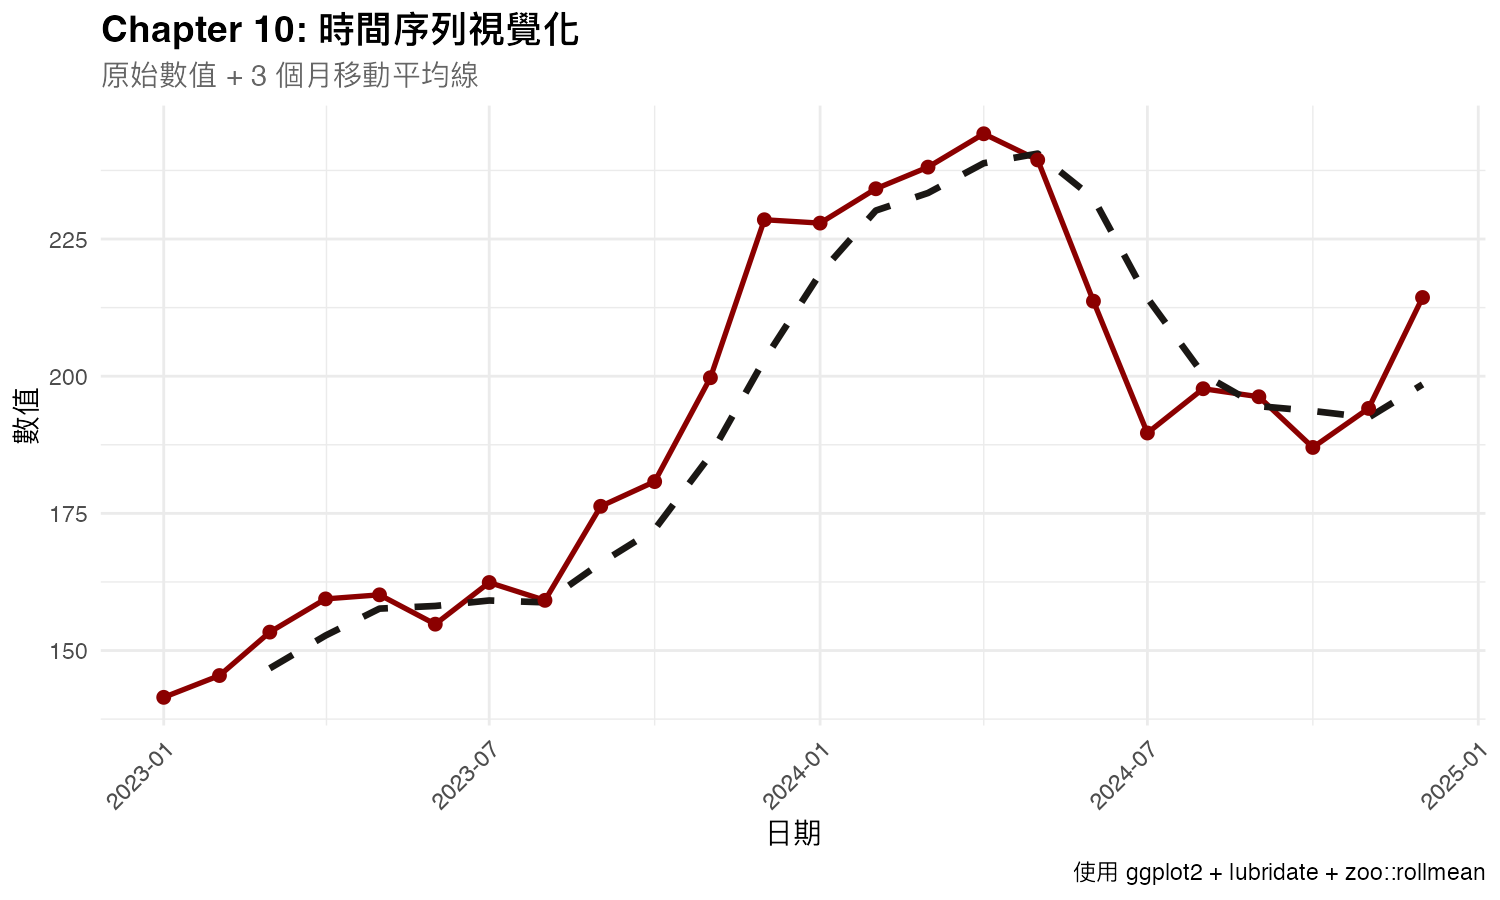

R code for this plot:
# Chapter 10: 時間序列視覺化示範
library(ggplot2)
library(dplyr)
library(lubridate)

set.seed(42)

# 模擬 24 個月時間序列資料
dates <- seq(as.Date("2023-01-01"), by = "month", length.out = 24)
values <- 120 + cumsum(rnorm(24, 3, 8)) + 15 * sin(2 * pi * (1:24) / 12)

df <- data.frame(
  date = dates,
  value = values
)

# 計算 3 個月移動平均
df <- df %>%
  mutate(
    ma3 = zoo::rollmean(value, k = 3, fill = NA, align = "right"),
    month = month(date, label = TRUE)
  )

# 繪圖
p <- ggplot(df, aes(x = date)) +
  geom_line(aes(y = value), color = "#8B0000", linewidth = 1.2) +
  geom_line(aes(y = ma3), color = "#1a1714", linewidth = 1.5, linetype = "dashed") +
  geom_point(aes(y = value), color = "#8B0000", size = 2.5) +
  labs(
    title = "Chapter 10: 時間序列視覺化",
    subtitle = "原始數值 + 3 個月移動平均線",
    x = "日期", y = "數值",
    caption = "使用 ggplot2 + lubridate + zoo::rollmean"
  ) +
  theme_minimal(base_size = 14) +
  theme(
    plot.title = element_text(face = "bold", size = 18),
    plot.subtitle = element_text(color = "gray40"),
    axis.text.x = element_text(angle = 45, hjust = 1)
  )

ggsave("/Users/elvis/r-viz-site/assets/chapter10_timeseries_demo.png", 
       p, width = 10, height = 6, dpi = 150)

cat("✅ Chapter 10 時間序列 PNG 已生成\n")
